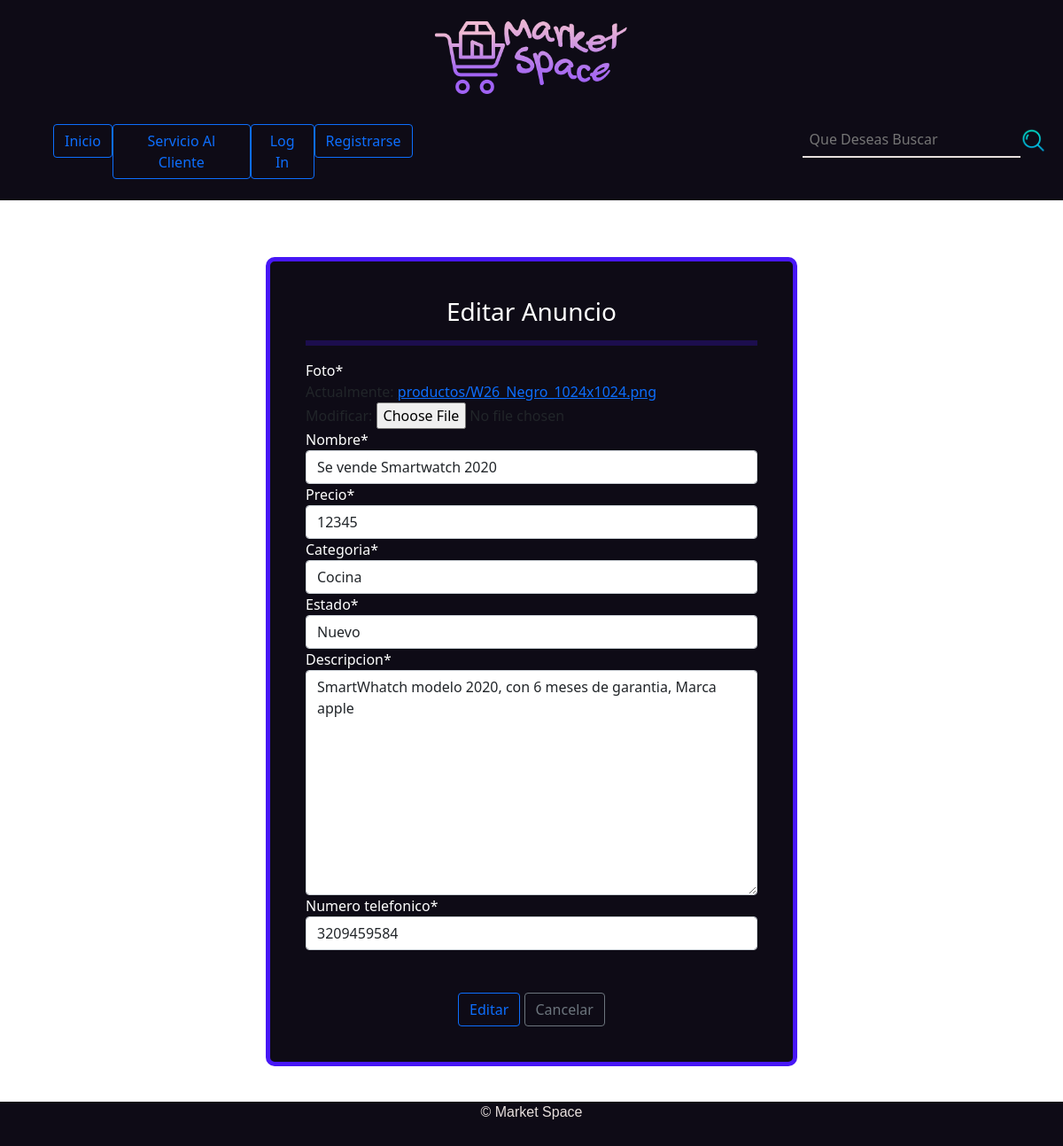
The app's page /modificar-anuncio/23/ with its own data.
### App/models.py (models this page shows, shortened)
class Producto(models.Model):
    foto = models.ImageField(upload_to="productos", null=True)
    nombre = models.CharField(max_length=50)
    precio = models.IntegerField()
    categoria = models.ForeignKey(Categoria, on_delete=models.PROTECT)
    estado = models.ForeignKey(Estado, on_delete=models.PROTECT)
    descripcion = models.TextField()
    numero_telefonico = models.IntegerField()
    fecha_Publicacion = models.DateField(auto_now_add=True ,blank=True, null=True)
    usuario = models.ForeignKey(User, on_delete=models.SET, blank=True, null=True)

class Categoria(models.Model):
    nombre = models.CharField(max_length=50)
    def __str__(self):
        return self.nombre

### App/views.py (the view, shortened to what this page needs)
# urls.py: path('modificar-anuncio/<id>/', modificar_producto, name='modificar'),
def modificar_producto(request, id):
    producto = get_object_or_404(Producto, id=id)
    data = {
        'Form': ProductoForm(instance=producto),
    }
    return render(request, 'app/modificar.html', data)

### App/forms.py
class ProductoForm(forms.ModelForm):
    class Meta:
        model = Producto
        fields = ["foto", "nombre", "precio", "categoria", "estado", "descripcion", "numero_telefonico"]

### App/models.py (called while the page is built)
    def __str__(self):
        return self.nombre

### App/templates/app/modificar.html (shortened to what this page needs)
{% extends 'app/layout.html' %} {% load static %}{% block css %}
<link rel="stylesheet" href="{% static 'css/agregar.css' %}"> {% endblock %}{% block contenido %} {% load crispy_forms_tags %}
<div class="contenedor">
    <form action="" method="POST" class="formulario" enctype="multipart/form-data">
        <h3>
            <title>Editar Anuncio</title>
        </h3>
        <hr class="linea"> {% csrf_token %} {{ Form | crispy }}
        <br><br>
        <div class="boton">
            <button type="submit" class="btn btn-outline-primary">Editar</button> &nbsp;
            <a href="{% url 'productos' %}" type="button" class="btn btn-outline-secondary">Cancelar</a>
        </div>
    </form>
</div>
{% endblock %}

### App/static/css/agregar.css (style rules this page uses)
.contenedor { display: flex; justify-content: center; margin-bottom: 50px; }
.formulario { border: 5px solid #4717f6; background-color: #0E0B16; padding: 40px; margin: 40px; width: 50%; height: auto; border-radius: 10px; }
title { display: flex; justify-content: center; color: white; }
.linea { border: 3px solid #4717f6; }
.boton { display: flex; justify-content: center; }
label { color: white; }

### App/static/css/css.css (style rules this page uses)
html { min-height: 100%; position: relative; }
body { margin: 0%; background-color: #E7DFDD; }

### records on screen
Producto: nombre "Se vende Smartwatch 2020", precio "12345", categoria "Cocina", estado "Nuevo", descripcion "SmartWhatch modelo 2020, con 6 meses de garantia, Marca apple", numero_telefonico "3209459584"
